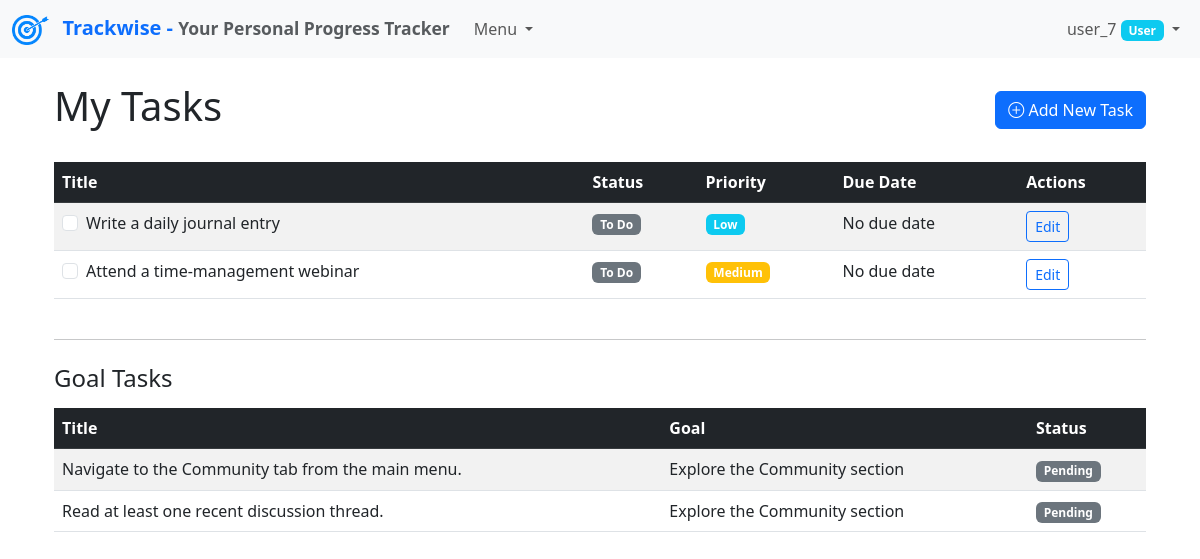
Page /tasks/ (signed in) on the earlier database version.
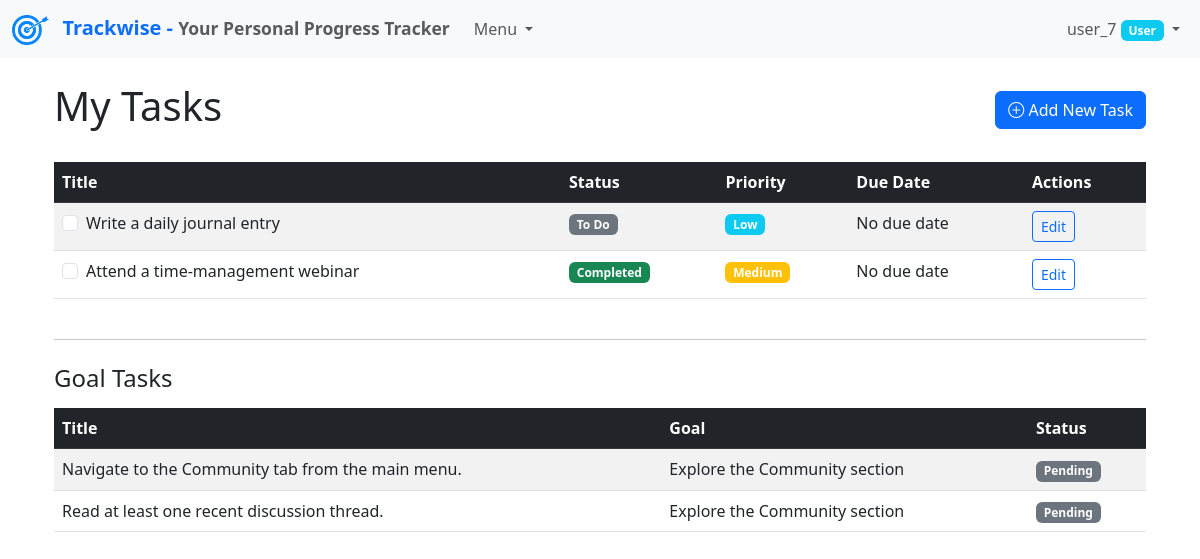
Same page on the later database version.
### tracker/models.py (models this page shows, shortened)
class UserTask(models.Model):
    STATUS_CHOICES = [
        ('TODO', 'To Do'),
        ('IN_PROGRESS', 'In Progress'),
        ('COMPLETED', 'Completed'),
        ('CANCELLED', 'Cancelled'),
    ]
    PRIORITY_CHOICES = [
        ('LOW', 'Low'),
        ('MEDIUM', 'Medium'),
        ('HIGH', 'High'),
    ]
    user = models.ForeignKey(User, on_delete=models.CASCADE, related_name='user_tasks')
    title = models.CharField(max_length=200)
    description = models.TextField(blank=True)
    status = models.CharField(max_length=20, choices=STATUS_CHOICES, default='TODO')
    priority = models.CharField(max_length=10, choices=PRIORITY_CHOICES, default='MEDIUM')
    is_completed = models.BooleanField(default=False)
    completed_date = models.DateField(null=True, blank=True)
    due_date = models.DateField(null=True, blank=True)
    created_at = models.DateTimeField(auto_now_add=True)
    updated_at = models.DateTimeField(auto_now=True)
    class Meta:
        ordering = ['due_date', 'priority', 'created_at']

class Task(models.Model):
    goal = models.ForeignKey(Goal, on_delete=models.CASCADE, related_name='tasks')
    title = models.CharField(max_length=200)
    description = models.TextField(blank=True)
    is_completed = models.BooleanField(default=False)
    completed_date = models.DateField(null=True, blank=True)
    due_date = models.DateField(null=True, blank=True)
    created_at = models.DateTimeField(auto_now_add=True)
    updated_at = models.DateTimeField(auto_now=True)
    class Meta:
        ordering = ['due_date', 'created_at']

class Goal(models.Model):
    PRIORITY_CHOICES = [
        ('LOW', 'Low'),
        ('MEDIUM', 'Medium'),
        ('HIGH', 'High'),
    ]
    STATUS_CHOICES = [
        ('NOT_STARTED', 'Not Started'),
        ('IN_PROGRESS', 'In Progress'),
        ('COMPLETED', 'Completed'),
        ('ON_HOLD', 'On Hold'),
    ]
    user = models.ForeignKey(User, on_delete=models.CASCADE, related_name='goals')
    title = models.CharField(max_length=200)
    description = models.TextField(blank=True)
    priority = models.CharField(max_length=10, choices=PRIORITY_CHOICES, default='MEDIUM')
    status = models.CharField(max_length=20, choices=STATUS_CHOICES, default='NOT_STARTED')
    start_date = models.DateField(default=timezone.now)
    target_date = models.DateField(null=True, blank=True)
    completed_date = models.DateField(null=True, blank=True)
    created_at = models.DateTimeField(auto_now_add=True)
    updated_at = models.DateTimeField(auto_now=True)

### tracker/views.py (the view)
# urls.py: path('tasks/', views.TaskListView.as_view(), name='task-list'),
class TaskListView(LoginRequiredMixin, ListView):
    model = UserTask
    template_name = 'tasks/task_list.html'
    context_object_name = 'user_tasks'
    def get_queryset(self):
        return UserTask.objects.filter(
            user=self.request.user
        ).order_by('due_date', 'priority')
    def get_context_data(self, **kwargs):
        context = super().get_context_data(**kwargs)
        context['today'] = timezone.now().date()
        context['today'] = timezone.now().date()
        context['goal_tasks'] = Task.objects.filter(
            goal__user=self.request.user
        ).order_by('due_date', 'created_at')
        context['all_tasks'] = list(context['user_tasks']) + list(context['goal_tasks'])
        return context

### tracker/templates/tasks/task_list.html (shortened to what this page needs)
{% extends 'base.html' %}
{% block content %}
    <div class="container">
        <div class="d-flex justify-content-between align-items-center mb-4">
            <h1>My Tasks</h1>
            <a href="{% url 'task-create' %}" class="btn btn-primary">
                <i class="bi bi-plus-circle"></i> Add New Task
            </a>
        </div>
        {% if user_tasks %}
            <div class="table-responsive">
                <table class="table table-striped table-hover">
                    <thead class="table-dark">
                    <tr>
                        <th>Title</th>
                        <th>Status</th>
                        <th>Priority</th>
                        <th>Due Date</th>
                        <th>Actions</th>
                    </tr>
                    </thead>
                    <tbody>
                    {% for task in user_tasks %}
                        <tr class="{% if task.is_completed %}table-success{% elif task.due_date and task.due_date < today %}table-danger{% endif %}">
                            <td>
                                <div class="form-check">
                                    <input class="form-check-input" type="checkbox"
                                           onchange="window.location.href='{% url 'task-toggle' task.id %}'">
                                    <label class="form-check-label {% if task.is_completed %}text-decoration-line-through{% endif %}">
                                        {{ task.title }}
                                    </label>
                                </div>
                            </td>
                            <td>
                                <span class="badge {% if task.status == 'TODO' %}bg-secondary{% elif task.status == 'IN_PROGRESS' %}bg-primary{% elif task.status == 'COMPLETED' %}bg-success{% else %}bg-warning{% endif %}">
                                    {{ task.get_status_display }}
                                </span>
                            </td>
                            <td>
                                <span class="badge {% if task.priority == 'HIGH' %}bg-danger{% elif task.priority == 'MEDIUM' %}bg-warning{% else %}bg-info{% endif %}">
                                    {{ task.get_priority_display }}
                                </span>
                            </td>
                            <td>{{ task.due_date|default:"No due date" }}</td>
                            <td>
                                <div class="btn-group btn-group-sm" role="group">
                                    <a href="{% url 'task-update' task.id %}" class="btn btn-outline-primary">Edit</a>
                                </div>
                            </td>
                        </tr>
                    {% endfor %}
                    </tbody>
                </table>
            </div>
        {% else %}
            <div class="alert alert-info">
                <p>You don't have any tasks yet. <a href="{% url 'task-create' %}">Create your first task</a>.</p>
            </div>
        {% endif %}
        <hr class="my-4">
        <h2 class="h4 mb-3">Goal Tasks</h2>
        {% if goal_tasks %}
            <div class="table-responsive">
                <table class="table table-striped table-hover">
                    <thead class="table-dark">
                    <tr>
                        <th>Title</th>
                        <th>Goal</th>
                        <th>Status</th>
                    </tr>
                    </thead>
                    <tbody>
                    {% for task in goal_tasks %}
                        <tr class="{% if task.is_completed %}table-success{% elif task.due_date and task.due_date < today %}table-danger{% endif %}">
                            <td>{{ task.title }}</td>
                            <td>{{ task.goal.title }}</td>
                            <td>
                                {% if task.is_completed %}
                                    <span class="badge bg-success">Completed</span>
                                {% else %}
                                    <span class="badge bg-secondary">Pending</span>
                                {% endif %}
                            </td>
                        </tr>
                    {% endfor %}
                    </tbody>
                </table>
            </div>
        {% else %}
            <div class="alert alert-info">No goal tasks found.</div>
        {% endif %}
    </div>
{% endblock %}
{% block extra_css %}
    <link rel="stylesheet" href="https://cdn.jsdelivr.net/npm/bootstrap-icons@1.10.0/font/bootstrap-icons.css">
{% endblock %}

### tracker/templates/base.html (shortened to what this page needs)
{% load static %}
<!DOCTYPE html>
<html lang="en">
<head>
    {% load static %}
    <link href="https://cdn.jsdelivr.net/npm/bootstrap@5.3.0/dist/css/bootstrap.min.css" rel="stylesheet">
    {% block extra_css %}{% endblock %}
</head>
<body>
<nav class="navbar navbar-expand-lg navbar-light bg-light">
    <div class="container-fluid">
        <a class="navbar-brand fw-bold text-primary" href="{% url 'dashboard' %}">
            {% load static %}
            <img src="{% static 'tracker/images/target-icon.png' %}" alt="Trackwise Logo" height="30" class="me-2">
            Trackwise - <small class="text-muted">Your Personal Progress Tracker</small>
        </a>
        <div class="navbar-nav me-auto">
            <div class="nav-item dropdown">
                <a class="nav-link dropdown-toggle" href="#" id="navbarDropdown" role="button" data-bs-toggle="dropdown"
                   aria-expanded="false">
                    Menu
                </a>
            </div>
        </div>
        <div class="navbar-nav ms-auto">
            {% if user.is_authenticated %}
                <div class="nav-item dropdown">
                    <a class="nav-link dropdown-toggle" href="#" id="userDropdown" role="button"
                       data-bs-toggle="dropdown" aria-expanded="false">
                        {{ user.username }}
                        {% if user.is_staff %}
                            <span class="badge bg-danger">Admin</span>
                        {% else %}
                            <span class="badge bg-info">User</span>
                        {% endif %}
                    </a>
                </div>
            {% else %}
                <a class="btn btn-outline-primary me-2" href="{% url 'login' %}">Login</a>
                <a class="btn btn-outline-success" href="{% url 'register' %}">Register</a>
            {% endif %}
        </div>
    </div>
</nav>
<div class="container mt-4">
    {% block content %}{% endblock %}
</div>
</body>
</html>

### tracker/templates/tasks/task_list.html (style rules this page uses)
.table-responsive { margin-bottom: 1rem; }
.form-check-input { cursor: pointer; }

Differences in the rows shown:
changed UserTask "Attend a time-management webinar": status "To Do" → "Completed"
